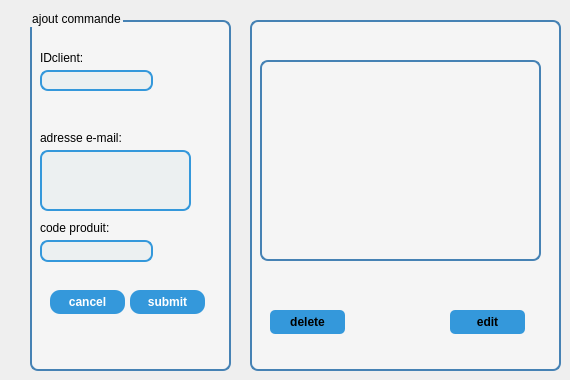
      <widget class="QWidget" name="tab_6">
       <attribute name="title">
        <string>alertCD</string>
       </attribute>
       <widget class="QGroupBox" name="groupBox_4">
        <property name="geometry">
         <rect>
          <x>30</x>
          <y>10</y>
          <width>201</width>
          <height>361</height>
         </rect>
        </property>
        <property name="styleSheet">
         <string notr="true">QGroupBox {
	font: 9pt &quot;Segoe UI&quot;;
	font: 900 12pt &quot;Segoe UI&quot;;
    background-color: #f5f5f5;
    border: 2px solid #4682B4;
    border-radius: 8px;
    margin-top: 10px;
}
QPushButton {
    background-color: #4682B4;
    color: white;
    border-radius: 5px;
    padding: 5px;
}
QPushButton:hover {
    background-color: #5A9BD5;
}</string>
        </property>
        <property name="title">
         <string>ajout commande</string>
        </property>
        <widget class="QPushButton" name="submitbutt_2">
         <property name="geometry">
          <rect>
           <x>100</x>
           <y>280</y>
           <width>75</width>
           <height>24</height>
          </rect>
         </property>
         <property name="styleSheet">
          <string notr="true">QPushButton {
    background-color: #3498db;
    color: white;
    border-radius: 10px;
    font-weight: bold;
    padding: 5px 10px;
}

QPushButton:hover {
    background-color: #2980b9;
}

QPushButton:pressed {
    background-color: #1c5980;
}
</string>
         </property>
         <property name="text">
          <string>submit</string>
         </property>
        </widget>
        <widget class="QPushButton" name="cancelbutt_2">
         <property name="geometry">
          <rect>
           <x>20</x>
           <y>280</y>
           <width>75</width>
           <height>24</height>
          </rect>
         </property>
         <property name="styleSheet">
          <string notr="true">QPushButton {
    background-color: #3498db;
    color: white;
    border-radius: 10px;
    font-weight: bold;
    padding: 5px 10px;
}

QPushButton:hover {
    background-color: #2980b9;
}

QPushButton:pressed {
    background-color: #1c5980;
}
</string>
         </property>
         <property name="text">
          <string>cancel</string>
         </property>
        </widget>
        <widget class="QLineEdit" name="idcll_2">
         <property name="geometry">
          <rect>
           <x>10</x>
           <y>60</y>
           <width>113</width>
           <height>21</height>
          </rect>
         </property>
         <property name="styleSheet">
          <string notr="true">QLineEdit {
    border: 2px solid #3498db;
    border-radius: 8px;
    padding: 4px;
    background-color: #ecf0f1;
    color: #2c3e50;
	font-size: 8pt;
}

QLineEdit:focus {
    border: 2px solid #2980b9;
    background-color: #ffffff;
}
</string>
         </property>
        </widget>
        <widget class="QLineEdit" name="email_2">
         <property name="geometry">
          <rect>
           <x>10</x>
           <y>140</y>
           <width>151</width>
           <height>61</height>
          </rect>
         </property>
         <property name="styleSheet">
          <string notr="true">QLineEdit {
    border: 2px solid #3498db;
    border-radius: 8px;
    padding: 4px;
    background-color: #ecf0f1;
    color: #2c3e50;
	font-size: 8pt;
}

QLineEdit:focus {
    border: 2px solid #2980b9;
    background-color: #ffffff;
}
</string>
         </property>
        </widget>
        <widget class="QLineEdit" name="cdprod_2">
         <property name="geometry">
          <rect>
           <x>10</x>
           <y>230</y>
           <width>113</width>
           <height>22</height>
          </rect>
         </property>
         <property name="styleSheet">
          <string notr="true">QLineEdit {
    border: 2px solid #3498db;
    border-radius: 8px;
    padding: 4px;
    background-color: #ecf0f1;
    color: #2c3e50;
	font-size: 8pt;
}

QLineEdit:focus {
    border: 2px solid #2980b9;
    background-color: #ffffff;
}
</string>
         </property>
        </widget>
        <widget class="QLabel" name="label_16">
         <property name="geometry">
          <rect>
           <x>10</x>
           <y>210</y>
           <width>91</width>
           <height>16</height>
          </rect>
         </property>
         <property name="text">
          <string>code produit:</string>
         </property>
        </widget>
        <widget class="QLabel" name="label_17">
         <property name="geometry">
          <rect>
           <x>10</x>
           <y>120</y>
           <width>91</width>
           <height>16</height>
          </rect>
         </property>
         <property name="text">
          <string>adresse e-mail:</string>
         </property>
        </widget>
        <widget class="QLabel" name="label_18">
         <property name="geometry">
          <rect>
           <x>10</x>
           <y>40</y>
           <width>91</width>
           <height>16</height>
          </rect>
         </property>
         <property name="text">
          <string>IDclient:</string>
         </property>
        </widget>
       </widget>
       <widget class="QGroupBox" name="groupBox_14">
        <property name="geometry">
         <rect>
          <x>250</x>
          <y>10</y>
          <width>311</width>
          <height>361</height>
         </rect>
        </property>
        <property name="styleSheet">
         <string notr="true">QGroupBox {
	font: 9pt &quot;Segoe UI&quot;;
	font: 900 12pt &quot;Segoe UI&quot;;
    background-color: #f5f5f5;
    border: 2px solid #4682B4;
    border-radius: 8px;
    margin-top: 10px;
}
QPushButton {
    background-color: #4682B4;
    color: white;
    border-radius: 5px;
    padding: 5px;
}
QPushButton:hover {
    background-color: #5A9BD5;
}
</string>
        </property>
        <property name="title">
         <string/>
        </property>
        <widget class="QTableWidget" name="tabcl_2">
         <property name="geometry">
          <rect>
           <x>10</x>
           <y>40</y>
           <width>281</width>
           <height>211</height>
          </rect>
         </property>
         <property name="styleSheet">
          <string notr="true">
    background-color: #f5f5f5;
    border: 2px solid #4682B4;
    border-radius: 8px;
    margin-top: 10px;
</string>
         </property>
        </widget>
        <widget class="QPushButton" name="deletebutt_2">
         <property name="geometry">
          <rect>
           <x>20</x>
           <y>300</y>
           <width>75</width>
           <height>24</height>
          </rect>
         </property>
         <property name="styleSheet">
          <string notr="true">QPushButton {
    background-color: #3498db;
    color: black;
    border-radius: 5px;
    font-weight: bold;
    padding: 5px 10px;
}

QPushButton:hover {
    background-color: #2980b9;
}

QPushButton:pressed {
    background-color: #1c5980;
}
</string>
         </property>
         <property name="text">
          <string>delete</string>
         </property>
        </widget>
        <widget class="QPushButton" name="editbut_4">
         <property name="geometry">
          <rect>
           <x>200</x>
           <y>300</y>
           <width>75</width>
           <height>24</height>
          </rect>
         </property>
         <property name="styleSheet">
          <string notr="true">QPushButton {
    background-color: #3498db;
    color: black;
    border-radius: 5px;
    font-weight: bold;
    padding: 5px 10px;
}

QPushButton:hover {
    background-color: #2980b9;
}

QPushButton:pressed {
    background-color: #1c5980;
}

</string>
         </property>
         <property name="text">
          <string>edit</string>
         </property>
        </widget>
       </widget>
      </widget>
